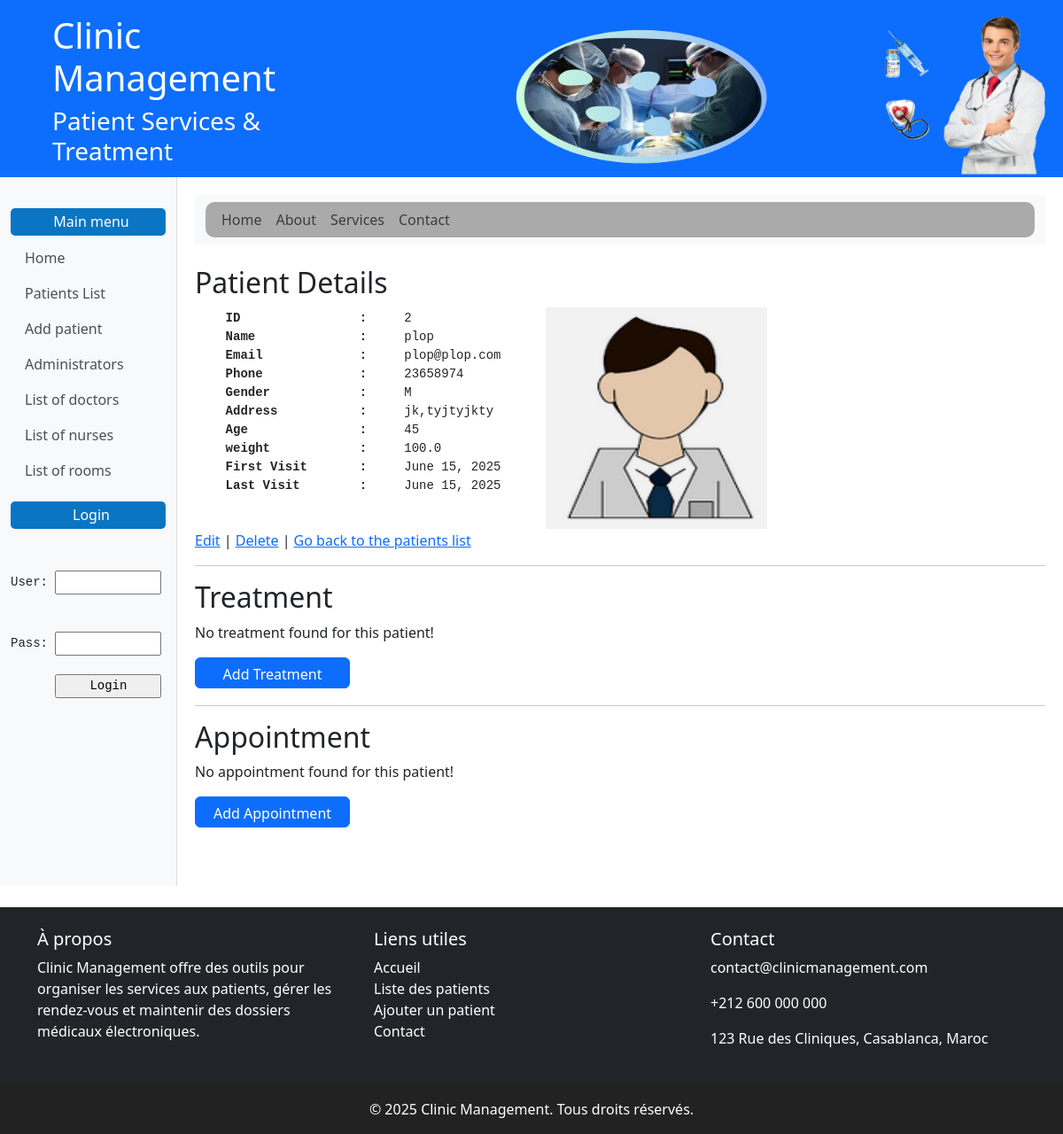
Page /patients/2/ on the committed database.
### patients/models.py (models this page shows, shortened)
class Patient(models.Model):
    objects = None
    GENDER_CHOICES = [
        ('M', 'Male'),
        ('F', 'Female'),
    ]
    id = models.AutoField(primary_key=True)
    name = models.CharField(max_length=100)
    email = models.EmailField(unique=True)
    phone = models.CharField(max_length=15)
    gender = models.CharField(max_length=1, choices=GENDER_CHOICES)
    address = models.CharField(max_length=250)
    age = models.PositiveIntegerField()
    weight = models.FloatField()
    photo = models.ImageField(upload_to='patients/photos/', null=True, blank=True)
    first_visit_date = models.DateField(null=True, blank=True, editable=False)  # Non modifiable dans l'admin
    last_visit_date = models.DateField(default=date.today)  # Auto-updates on every save
    def save(self):
        if not self.first_visit_date:
            self.first_visit_date = date.today()
        super().save()

### patients/views.py (the view)
# urls.py: path('<int:pk>/', PatientDetailView.as_view(), name='patient_detail'),
class PatientDetailView(DetailView):
    model = Patient

### templates/patients/patient_detail.html
{% extends 'base.html' %}
{% block content %}
<h2>Patient Details</h2>
    <table border="0">
    <tr>
        <td>
            <pre>
    <strong>ID                :    </strong> {{ patient.id }}
    <strong>Name              :    </strong> {{ patient.name }}
    <strong>Email             :    </strong> {{ patient.email }}
    <strong>Phone             :    </strong> {{ patient.phone }}
    <strong>Gender            :    </strong> {{ patient.gender }}
    <strong>Address           :    </strong> {{ patient.address }}
    <strong>Age               :    </strong> {{ patient.age }}
    <strong>weight            :    </strong> {{ patient.weight }}
    <strong>First Visit       :    </strong> {{ patient.first_visit_date }}
    <strong>Last Visit        :    </strong> {{ patient.last_visit_date }}
    </pre></td>
        <td style="vertical-align: top; padding-left: 50px;">
            <img src="/media/{{patient.photo}}" width="250" height="250"  alt=""/></td>
    </tr>
    </table>
    <a href="{% url 'patient_update' patient.pk %}">Edit</a> |
    <a href="{% url 'patient_delete' patient.pk %}">Delete</a> |
    <a href="{% url 'patient_list'  %}">Go back to the patients list</a>
    <hr>
    <h2>Treatment</h2>
    {% if patient.treatment_set.exists %}
        <ul>
    {% for treatment in patient.treatment_set.all %}
        <li><strong>Disease : </strong> {{ treatment.disease }}</li>
        <li><strong>Treatment : </strong> {{ treatment.medical_treatment }}</li>
        <li><strong>Treatment date : </strong> {{ treatment.treatment_date }}</li>
        {% endfor %}
        </ul>
        {% else %}
        <p>No treatment found for this patient!</p>
    {% endif %}
    <a href="{% url 'add_treatment' patient.id %}"><button class="btn btn-primary">Add Treatment</button></a>
    <br /><hr>
    <h2>Appointment</h2>
        {% if patient.appointment_set.exists %}
        <ul>
    {% for appointment in patient.appointment_set.all %}
        <li><strong>Appointment : </strong> {{ appointment.appointment }}</li>
        {% endfor %}
        </ul>
        {% else %}
        <p>No appointment found for this patient!</p>
    {% endif %}
    <a href="{% url 'add_appointment' patient.id %}"><button class="btn btn-primary">Add Appointment</button></a>
{% endblock %}

### static/css/style.css (style rules this page uses)
table { border: 0; }
button { height: 35px; width: 175px; margin-bottom: 3px; }

### rows in the picture
Patient: id "2", name "plop", email "plop@plop.com", phone "23658974", gender "M", address "jk,tyjtyjkty", age "45", weight "100.0", first_visit_date "June 15, 2025", last_visit_date "June 15, 2025", photo (picture)
